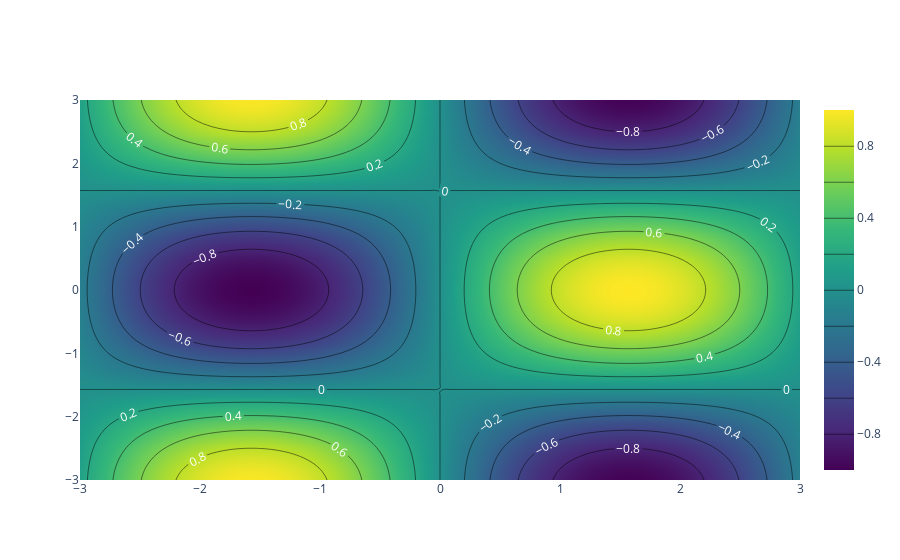
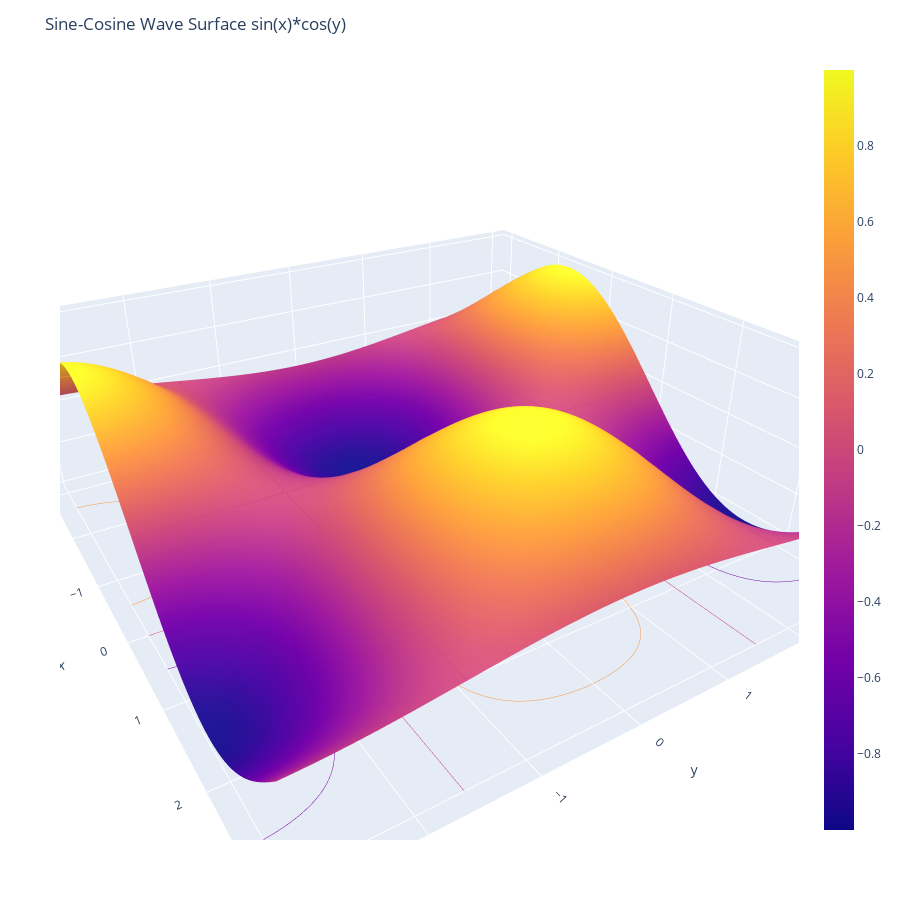

Write notebook code for charts like these, in order.
### Code cell
import numpy as np
import plotly.graph_objects as go

# Create parameter ranges
x = np.linspace(-3, 3, 100)
y = np.linspace(-3, 3, 100)
X, Y = np.meshgrid(x, y)       # grid of (x, y) coordinate pairs
Z = np.sin(X) * np.cos(Y)             # Z[i][j] = sin(X[i][j]) * cos(Y[i][j])


# Plotting
fig1 = go.Figure(data=[go.Surface(z=Z, x=x, y=y)])

# Add contour lines on the Z axis
fig1.update_traces(contours_z=dict(
    show=True,
    usecolormap=True,
    highlightcolor="limegreen",
    project_z=True
))

# Customize camera view and layout
fig1.update_layout(
    title="Sine-Cosine Wave Surface sin(x)*cos(y)",
    autosize=False,
    width=900,
    height=900,
    scene_camera_eye=dict(x=1.6, y=-1, z=1),
    margin=dict(l=60, r=60, b=60, t=60)
)
fig = go.Figure( data=go.Contour(z=Z, x=x, y=y, colorscale='Viridis',contours=dict(coloring='heatmap',showlabels=True)) )
fig.update_traces(
    contours=dict(coloring='heatmap',showlabels=True, labelfont=dict(size=12, color='white')),line_smoothing= 1.3 )
fig.show()
fig1.show()
